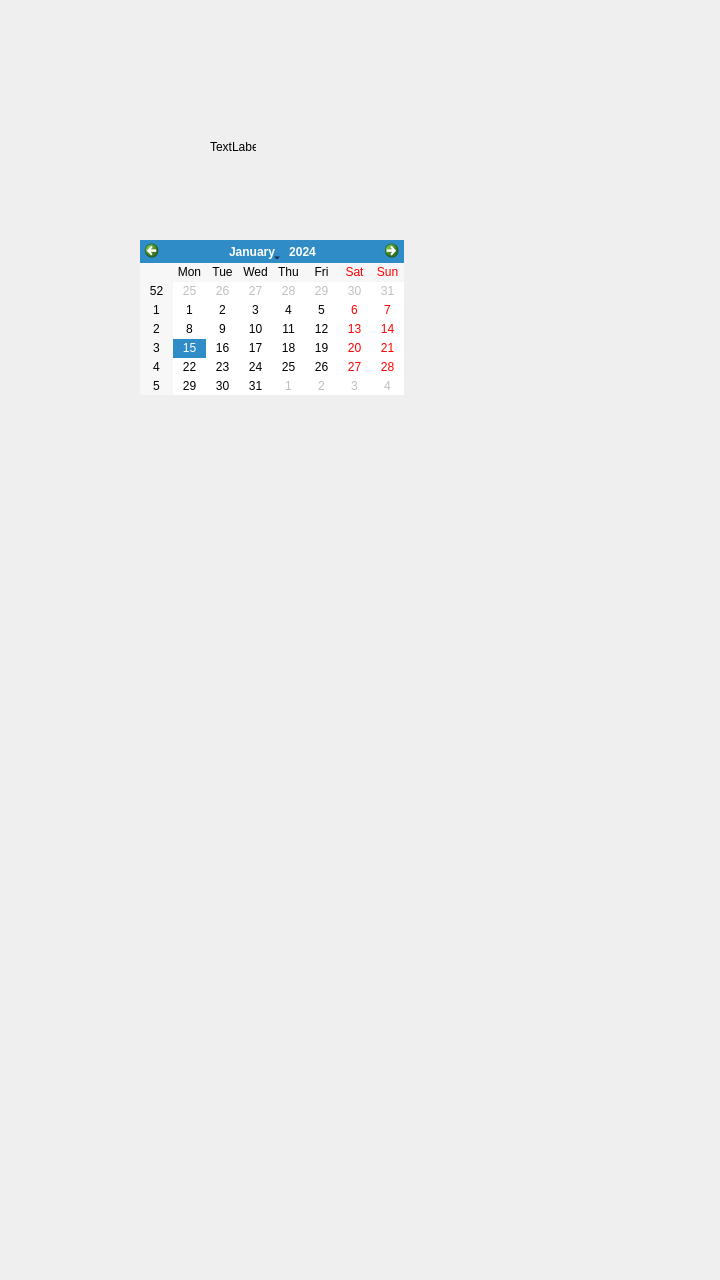
<?xml version="1.0" encoding="UTF-8"?>
<ui version="4.0">
 <class>Form</class>
 <widget class="QWidget" name="Form">
  <property name="geometry">
   <rect>
    <x>0</x>
    <y>0</y>
    <width>720</width>
    <height>1280</height>
   </rect>
  </property>
  <property name="windowTitle">
   <string>Form</string>
  </property>
  <widget class="QStackedWidget" name="stackedWidget">
   <property name="geometry">
    <rect>
     <x>30</x>
     <y>20</y>
     <width>661</width>
     <height>541</height>
    </rect>
   </property>
   <property name="styleSheet">
    <string notr="true"/>
   </property>
   <property name="frameShadow">
    <enum>QFrame::Sunken</enum>
   </property>
   <property name="currentIndex">
    <number>0</number>
   </property>
   <widget class="QWidget" name="page">
    <widget class="QLabel" name="label">
     <property name="geometry">
      <rect>
       <x>-80</x>
       <y>-90</y>
       <width>201</width>
       <height>16</height>
      </rect>
     </property>
     <property name="text">
      <string>Fill in your personal detail</string>
     </property>
    </widget>
    <widget class="QLabel" name="label_2">
     <property name="geometry">
      <rect>
       <x>180</x>
       <y>120</y>
       <width>46</width>
       <height>13</height>
      </rect>
     </property>
     <property name="text">
      <string>TextLabel</string>
     </property>
    </widget>
    <widget class="QCalendarWidget" name="calendarWidget">
     <property name="geometry">
      <rect>
       <x>110</x>
       <y>220</y>
       <width>264</width>
       <height>155</height>
      </rect>
     </property>
    </widget>
   </widget>
   <widget class="QWidget" name="page_2">
    <widget class="QScrollArea" name="scrollArea_3">
     <property name="geometry">
      <rect>
       <x>10</x>
       <y>40</y>
       <width>491</width>
       <height>511</height>
      </rect>
     </property>
     <property name="widgetResizable">
      <bool>true</bool>
     </property>
     <widget class="QWidget" name="scrollAreaWidgetContents_3">
      <property name="geometry">
       <rect>
        <x>0</x>
        <y>0</y>
        <width>489</width>
        <height>509</height>
       </rect>
      </property>
      <widget class="QWidget" name="layoutWidget_2">
       <property name="geometry">
        <rect>
         <x>20</x>
         <y>90</y>
         <width>461</width>
         <height>331</height>
        </rect>
       </property>
       <layout class="QFormLayout" name="formLayout_13">
        <property name="fieldGrowthPolicy">
         <enum>QFormLayout::AllNonFixedFieldsGrow</enum>
        </property>
        <item row="0" column="0">
         <widget class="QLabel" name="label_37">
          <property name="text">
           <string>Gender</string>
          </property>
         </widget>
        </item>
        <item row="0" column="1">
         <widget class="QGroupBox" name="gender_gropbox">
          <property name="minimumSize">
           <size>
            <width>0</width>
            <height>60</height>
           </size>
          </property>
          <property name="title">
           <string/>
          </property>
          <layout class="QFormLayout" name="formLayout_14">
           <item row="0" column="0">
            <widget class="QRadioButton" name="female_radioButton_2">
             <property name="text">
              <string>Female</string>
             </property>
            </widget>
           </item>
           <item row="1" column="0">
            <widget class="QRadioButton" name="male_radioButton_3">
             <property name="text">
              <string>Male</string>
             </property>
            </widget>
           </item>
          </layout>
         </widget>
        </item>
        <item row="1" column="1">
         <widget class="QLabel" name="label_38">
          <property name="text">
           <string>dd/mm/yyyy</string>
          </property>
         </widget>
        </item>
        <item row="2" column="0">
         <widget class="QLabel" name="label_39">
          <property name="text">
           <string>Date of Birth</string>
          </property>
         </widget>
        </item>
        <item row="2" column="1">
         <widget class="QDateEdit" name="birth_date">
          <property name="displayFormat">
           <string>d/M/yyyy</string>
          </property>
         </widget>
        </item>
        <item row="3" column="0">
         <widget class="Line" name="line_9">
          <property name="orientation">
           <enum>Qt::Horizontal</enum>
          </property>
         </widget>
        </item>
        <item row="4" column="0">
         <widget class="QLabel" name="label_40">
          <property name="text">
           <string>Username</string>
          </property>
         </widget>
        </item>
        <item row="4" column="1">
         <widget class="QLineEdit" name="username"/>
        </item>
        <item row="5" column="0">
         <widget class="QLabel" name="label_41">
          <property name="text">
           <string>Password</string>
          </property>
         </widget>
        </item>
        <item row="5" column="1">
         <widget class="QLineEdit" name="password">
          <property name="inputMask">
           <string notr="true"/>
          </property>
          <property name="text">
           <string notr="true"/>
          </property>
         </widget>
        </item>
        <item row="6" column="0">
         <widget class="QLabel" name="label_42">
          <property name="text">
           <string>Confirm Password</string>
          </property>
         </widget>
        </item>
        <item row="6" column="1">
         <widget class="QLineEdit" name="confirm_password"/>
        </item>
        <item row="7" column="0">
         <widget class="Line" name="line_10">
          <property name="orientation">
           <enum>Qt::Horizontal</enum>
          </property>
         </widget>
        </item>
       </layout>
      </widget>
      <widget class="QWidget" name="">
       <property name="geometry">
        <rect>
         <x>10</x>
         <y>10</y>
         <width>471</width>
         <height>50</height>
        </rect>
       </property>
       <layout class="QFormLayout" name="formLayout_3">
        <item row="0" column="0">
         <layout class="QFormLayout" name="formLayout">
          <item row="0" column="0">
           <widget class="QLabel" name="label_43">
            <property name="text">
             <string>First name</string>
            </property>
           </widget>
          </item>
          <item row="0" column="1">
           <widget class="QLineEdit" name="firstname"/>
          </item>
          <item row="1" column="0">
           <widget class="QLabel" name="label_5">
            <property name="text">
             <string>Nickname</string>
            </property>
           </widget>
          </item>
          <item row="1" column="1">
           <widget class="QLineEdit" name="nickname"/>
          </item>
         </layout>
        </item>
        <item row="0" column="1">
         <layout class="QFormLayout" name="formLayout_2">
          <item row="0" column="0">
           <widget class="QLabel" name="label_44">
            <property name="text">
             <string>Last name</string>
            </property>
           </widget>
          </item>
          <item row="0" column="1">
           <widget class="QLineEdit" name="lastname"/>
          </item>
          <item row="1" column="0">
           <widget class="QLabel" name="label_3">
            <property name="text">
             <string>Email</string>
            </property>
           </widget>
          </item>
          <item row="1" column="1">
           <widget class="QLineEdit" name="email_address"/>
          </item>
         </layout>
        </item>
       </layout>
      </widget>
     </widget>
    </widget>
    <widget class="QLabel" name="profile_picture_2">
     <property name="geometry">
      <rect>
       <x>520</x>
       <y>30</y>
       <width>131</width>
       <height>141</height>
      </rect>
     </property>
     <property name="text">
      <string/>
     </property>
     <property name="pixmap">
      <pixmap>../resources/bg_player_profile_default_big.png</pixmap>
     </property>
     <property name="scaledContents">
      <bool>true</bool>
     </property>
    </widget>
   </widget>
  </widget>
 </widget>
 <resources/>
 <connections/>
</ui>
